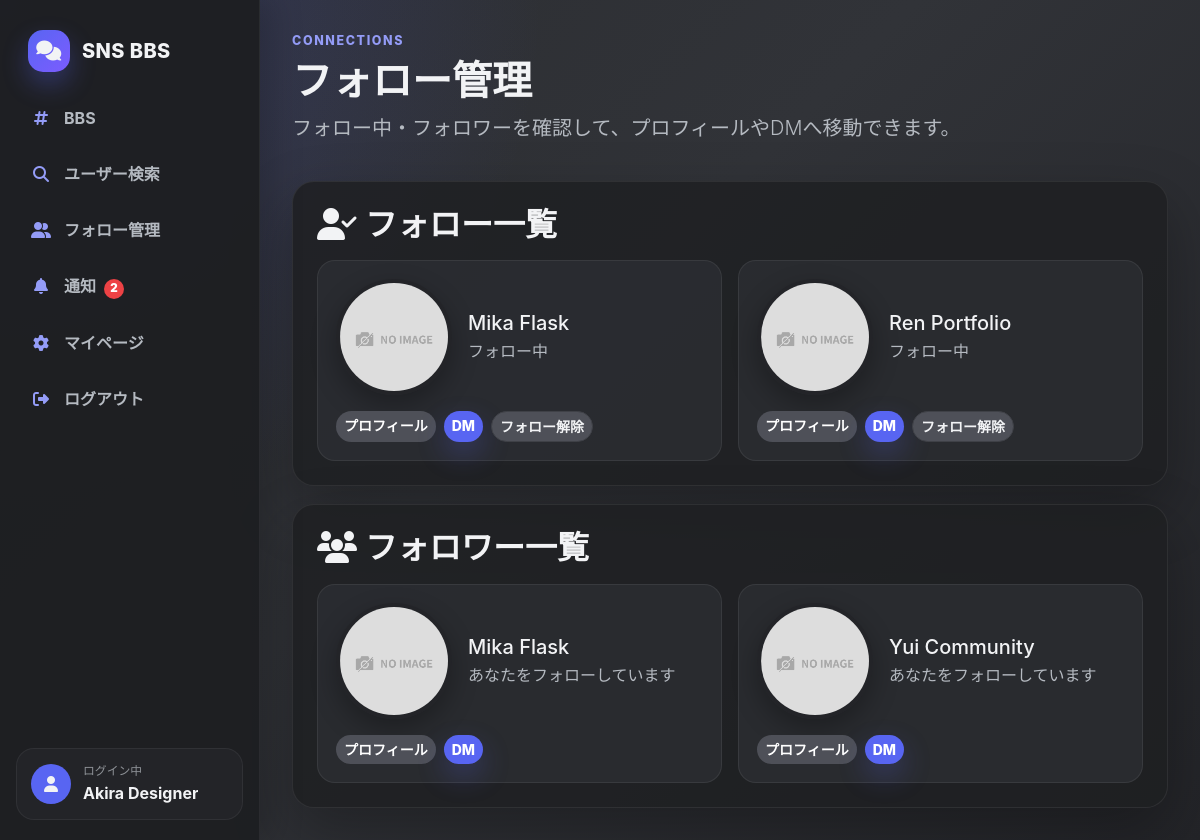
Screenshot of /follow_state (signed in) with the database file from the repository.
### main/models.py (models this page shows)
class User(UserMixin, db.Model):
    id = db.Column(db.Integer, primary_key=True)
    username = db.Column(db.Text)
    login_user_id = db.Column(db.String(50), unique=True)
    password = db.Column(db.String(255))
    picture_path = db.Column(db.Text, nullable=True)
    bio = db.Column(db.Text, nullable=True)
    portfolio_url = db.Column(db.Text, nullable=True)
    skills = db.Column(db.Text, nullable=True)

### main/views.py (the view)
@app.route('/follow_state', methods=['GET', 'POST'])
@login_required
def follow_management():
    follow_users = User.query.join(
        UserRelationship,
        and_(
            UserRelationship.from_user_id == current_user.id,
            UserRelationship.to_user_id == User.id,
        ),
    ).all()
    follower_users = User.query.join(
        UserRelationship,
        and_(
            UserRelationship.from_user_id == User.id,
            UserRelationship.to_user_id == current_user.id,
        ),
    ).all()
    return render_template(
        'follow_management.html',
        follow_users=follow_users,
        follower_users=follower_users,
    )

### main/views.py (called while the page is built)
@login_manager.user_loader
def load_user(user_id):
    return User.query.get(int(user_id))

def unread_notification_count():
    if not current_user.is_authenticated:
        return 0
    return Notification.query.filter_by(user_id=current_user.id, is_read=False).count()

@app.context_processor
def inject_notification_count():
    return {'unread_notification_count': unread_notification_count()}

### main/templates/follow_management.html (shortened to what this page needs)
{% extends "layout.html" %}
{% from "macros.html" import validate_picture %}
{% block content %}
<section class="page-hero">
    <div>
        <p class="eyebrow">Connections</p>
        <h1>フォロー管理</h1>
        <p class="lead mt-2">フォロー中・フォロワーを確認して、プロフィールやDMへ移動できます。</p>
    </div>
</section>
<div class="stack">
    <section class="discord-card">
        <h2 class="mb-3"><i class="fa-solid fa-user-check me-2"></i>フォロー一覧</h2>
        {% if follow_users %}
        <div class="grid-cards">
            {% for follow_user in follow_users %}
            <article class="user-card">
                <div class="d-flex align-items-center gap-3 mb-3">
                    {{ validate_picture(follow_user) }}
                    <div>
                        <h3 class="h5 mb-1">{{ follow_user.username }}</h3>
                        <p class="muted-text mb-0">フォロー中</p>
                    </div>
                </div>
                <div class="d-flex flex-wrap gap-2">
                    <a href="{{ url_for('profile', user_id=follow_user.id) }}" class="btn btn-secondary btn-sm">プロフィール</a>
                    <a href="{{ url_for('chat', friend_id=follow_user.id) }}" class="btn btn-primary btn-sm" role="button">DM</a>
                    <form class="p-0 border-0 shadow-none bg-transparent" method="POST" action="{{ url_for('follow_lift') }}">
                        <input class="btn btn-secondary btn-sm" type="submit" value="フォロー解除">
                    </form>
                </div>
            </article>
            {% endfor %}
        </div>
        {% else %}
        <div class="empty-state">まだフォロー中のユーザーはいません。</div>
        {% endif %}
    </section>
    <section class="discord-card">
        <h2 class="mb-3"><i class="fa-solid fa-users me-2"></i>フォロワー一覧</h2>
        {% if follower_users %}
        <div class="grid-cards">
            {% for follower_user in follower_users %}
            <article class="user-card">
                <div class="d-flex align-items-center gap-3 mb-3">
                    {{ validate_picture(follower_user) }}
                    <div>
                        <h3 class="h5 mb-1">{{ follower_user.username }}</h3>
                        <p class="muted-text mb-0">あなたをフォローしています</p>
                    </div>
                </div>
                <div class="d-flex flex-wrap gap-2">
                    <a href="{{ url_for('profile', user_id=follower_user.id) }}" class="btn btn-secondary btn-sm">プロフィール</a>
                    <a href="{{ url_for('chat', friend_id=follower_user.id) }}" class="btn btn-primary btn-sm">DM</a>
                </div>
            </article>
            {% endfor %}
        </div>
        {% else %}
        <div class="empty-state">まだフォロワーはいません。</div>
        {% endif %}
    </section>
</div>
{% endblock %}

### main/templates/layout.html (shortened to what this page needs)
<!DOCTYPE html>
<html lang="ja">
<head>
    <link href="https://cdn.jsdelivr.net/npm/bootstrap@5.1.3/dist/css/bootstrap.min.css" rel="stylesheet">
    <link rel="stylesheet" href="https://cdnjs.cloudflare.com/ajax/libs/font-awesome/6.7.2/css/all.min.css">
    <link rel="stylesheet" href="{{ url_for('static', filename='css/style.css') }}">
</head>
<body>
    <div class="app-shell">
        <aside class="discord-sidebar">
            <a class="brand" href="{{ url_for('bbs') }}">
                <span class="brand-icon"><i class="fa-solid fa-comments"></i></span>
                <span>SNS BBS</span>
            </a>
            <nav class="side-nav" aria-label="メインメニュー">
                {% if current_user.is_authenticated %}
                <a href="{{ url_for('bbs') }}"><i class="fa-solid fa-hashtag"></i><span>BBS</span></a>
                <a href="{{ url_for('user_search') }}"><i class="fa-solid fa-magnifying-glass"></i><span>ユーザー検索</span></a>
                <a href="{{ url_for('follow_management') }}"><i class="fa-solid fa-user-group"></i><span>フォロー管理</span></a>
                <a href="{{ url_for('notifications') }}"><i class="fa-solid fa-bell"></i><span>通知{% if unread_notification_count %}<b class="nav-badge">{{ unread_notification_count }}</b>{% endif %}</span></a>
                <a href="{{ url_for('setting') }}"><i class="fa-solid fa-gear"></i><span>マイページ</span></a>
                <a href="{{ url_for('logout') }}"><i class="fa-solid fa-right-from-bracket"></i><span>ログアウト</span></a>
                {% else %}
                <a href="{{ url_for('login') }}"><i class="fa-solid fa-right-to-bracket"></i><span>ログイン</span></a>
                <a href="{{ url_for('signup') }}"><i class="fa-solid fa-user-plus"></i><span>新規登録</span></a>
                {% endif %}
            </nav>
            {% if current_user.is_authenticated %}
            <div class="side-profile">
                <div class="avatar-mini"><i class="fa-solid fa-user"></i></div>
                <div>
                    <small>ログイン中</small>
                    <strong>{{ current_user.username }}</strong>
                </div>
            </div>
            {% endif %}
        </aside>
        <main class="content-area">
            {% block content %}{% endblock %}
        </main>
    </div>
    <div class="toast-container position-fixed top-0 end-0 p-3" id="toast-area"></div>
</body>
</html>

### main/templates/macros.html
{% macro validate_picture(user) %}
{% if user.picture_path %}
    <img class="profile-image" src="{{ url_for('static', filename=user.picture_path) }}" alt="{{ user.username }}のアイコン">
{% else %}
    <img class="profile-image" src="{{ url_for('static', filename='imgs/no_img.png') }}" alt="デフォルトアイコン">
{% endif %}
{% endmacro %}

### main/static/css/style.css (style rules this page uses)
:root { --bg: #313338; --surface: #2b2d31; --surface-soft: #383a40; --surface-card: #1e1f22; --sidebar: #1e1f22; --sidebar-hover: #35373c; --text: #f2f3f5; --muted: #b5bac1; --muted-dark: #8e9297; --border: #3f4147; --accent: #5865f2; --accent-hover: #4752c4; --green: #23a559; --danger: #ed4245; --shadow: 0 24px 60px rgba(0, 0, 0, .28); --radius-lg: 22px; --radius-md: 14px; }
* { box-sizing: border-box; }
body { min-height: 100vh; margin: 0; background: radial-gradient(circle at top left, rgba(88, 101, 242, .24), transparent 34rem), linear-gradient(135deg, #2b2d31 0%, #313338 45%, #232428 100%); color: var(--text); font-family: "Inter", "Segoe UI", system-ui, -apple-system, BlinkMacSystemFont, sans-serif; }
a { color: #c9cdfb; text-decoration: none; }
.app-shell { display: flex; min-height: 100vh; }
.discord-sidebar { position: fixed; inset: 0 auto 0 0; z-index: 10; display: flex; flex-direction: column; width: 260px; padding: 20px 16px; background: rgba(30, 31, 34, .96); border-right: 1px solid rgba(255, 255, 255, .06); box-shadow: 12px 0 30px rgba(0, 0, 0, .18); }
.brand, .mobile-brand { display: inline-flex; align-items: center; gap: 12px; color: var(--text); font-weight: 800; letter-spacing: .02em; }
.brand { padding: 10px 12px 22px; font-size: 1.25rem; }
.brand-icon { display: grid; place-items: center; width: 42px; height: 42px; border-radius: 15px; background: linear-gradient(135deg, var(--accent), #7c5cff); box-shadow: 0 12px 26px rgba(88, 101, 242, .32); }
.side-nav { display: grid; gap: 8px; }
.side-nav a { display: flex; align-items: center; gap: 12px; padding: 12px 14px; border-radius: var(--radius-md); color: var(--muted); font-weight: 700; transition: .18s ease; }
.nav-badge, .mobile-badge { display: inline-grid; place-items: center; min-width: 20px; height: 20px; margin-left: 8px; padding: 0 6px; border-radius: 999px; background: var(--danger); color: #fff; font-size: .72rem; }
.side-nav i { width: 22px; color: #949cf7; text-align: center; }
.side-profile { display: flex; align-items: center; gap: 12px; margin-top: auto; padding: 14px; border-radius: 18px; background: #232428; border: 1px solid rgba(255, 255, 255, .06); }
.side-profile small { display: block; color: var(--muted-dark); font-size: .74rem; }
.side-profile strong { display: block; max-width: 150px; overflow: hidden; color: var(--text); text-overflow: ellipsis; white-space: nowrap; }
.avatar-mini { display: grid; place-items: center; width: 40px; height: 40px; border-radius: 50%; background: var(--accent); }
.content-area { width: calc(100% - 260px); margin-left: 260px; padding: 32px; }
.page-hero { display: flex; align-items: flex-start; justify-content: space-between; gap: 18px; margin-bottom: 22px; }
.eyebrow { margin: 0 0 6px; color: #949cf7; font-size: .78rem; font-weight: 800; letter-spacing: .13em; text-transform: uppercase; }
h1, h2, h3 { margin: 0; color: var(--text); font-weight: 800; }
.lead, .muted-text, label, .form-text { color: var(--muted); }
.discord-card, form, .table-wrap { border: 1px solid rgba(255, 255, 255, .07); border-radius: var(--radius-lg); background: rgba(30, 31, 34, .84); box-shadow: var(--shadow); }
.discord-card, form { padding: 24px; }
.stack { display: grid; gap: 18px; }
.grid-cards { display: grid; grid-template-columns: repeat(auto-fit, minmax(240px, 1fr)); gap: 16px; }
.thread-card, .user-card, .message-card { padding: 18px; border: 1px solid rgba(255, 255, 255, .07); border-radius: 18px; background: rgba(43, 45, 49, .92); transition: transform .18s ease, border-color .18s ease, background .18s ease; }
.form-control, input, textarea { width: 100%; border: 1px solid var(--border) !important; border-radius: 14px !important; background: #1e1f22 !important; color: var(--text) !important; }
.btn, button, input[type="submit"] { border: 0; border-radius: 999px !important; font-weight: 800; transition: transform .16s ease, background .16s ease, box-shadow .16s ease; }
.btn-primary, button.btn-primary, input.btn-primary { background: var(--accent) !important; box-shadow: 0 12px 28px rgba(88, 101, 242, .26); }
.btn-secondary { background: #4e5058 !important; }
.image-big, .profile-image, .user-avatar { object-fit: cover; border-radius: 50%; border: 4px solid #232428; box-shadow: 0 10px 26px rgba(0, 0, 0, .28); }
.image-big, .profile-image { width: 116px; height: 116px; }

### rows the page displays
User: username "Akira Designer"
User: username "Mika Flask"
User: username "Ren Portfolio"
User: username "Yui Community"

### other values shown
{{ unread_notification_count }} "2"
